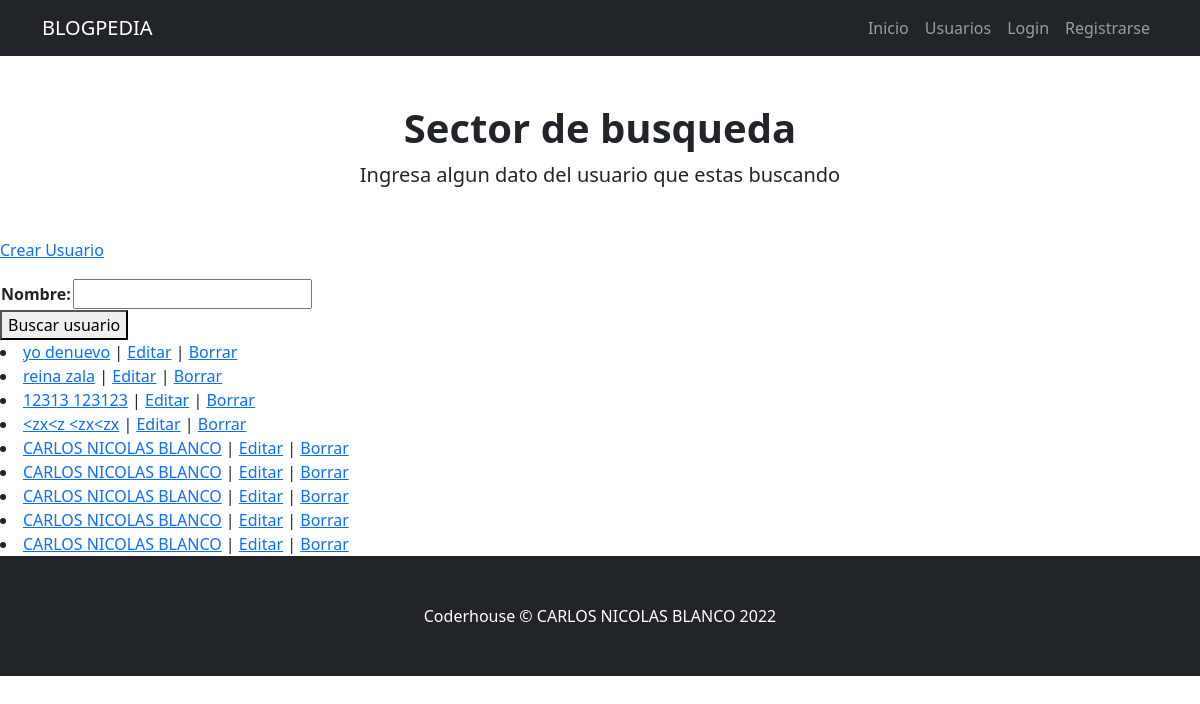
The page /usuarios/usuarios on the database as committed earlier.
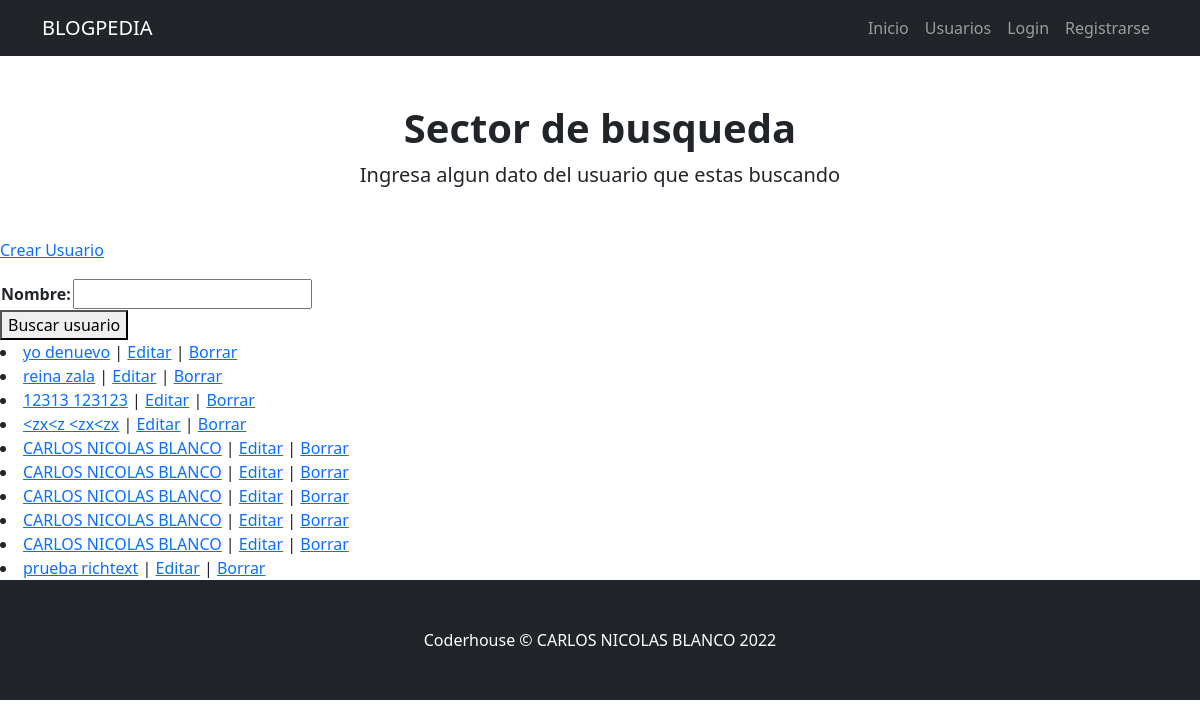
The same page on the database as committed later.
### usuarios/models.py (models this page shows)
class usuario(models.Model):
    nombre = models.CharField(max_length=30)
    apellido = models.CharField(max_length=30)
    mail = models.EmailField()
    material = RichTextField(blank= True, null=True)
    fecha_creacion = models.DateTimeField(default=timezone.now)
    def __str__(self):
        return f'{self.nombre} {self.apellido}'

### usuarios/views.py (the view)
# urls.py: path('usuarios',views.lista_usuario,name='usuarios'),
def lista_usuario(request):
    nombre_a_buscar = request.GET.get('nombre', None)
    if nombre_a_buscar is not None:
        usuarios = usuario.objects.filter(nombre__icontains= nombre_a_buscar)
    else:
        usuarios = usuario.objects.all()
    form = UsuariosBusqueda()
    return render(request,'usuarios/lista_usuario.html',{'form': form, 'usuarios' : usuarios})

### usuarios/forms.py
class UsuariosBusqueda(forms.Form):
    nombre= forms.CharField(max_length=30)

### usuarios/templates/usuarios/lista_usuario.html (shortened to what this page needs)
{% extends 'index/index.html' %}
{% block header_block %}
     <h1 class="fw-bolder">Sector de busqueda</h1>
     <p class="lead mb-0">Ingresa algun dato del usuario que estas buscando</p>
{% endblock header_block %}
{% block body_block %}
    <p>
        <a href={% url 'crear_usuario' %}>Crear Usuario</a>
    </p>
    <form action="" method="get">
        <table>
            {{form.as_table}}
        </table>
        <button>Buscar usuario</button>
    </form>
    {% for usuario in usuarios  %}
        <li>
            <a href= {% url 'detalle_usuario' usuario.id %}>{{usuario}}</a> |
            <a href= {% url 'editar_usuario' usuario.id %}>Editar</a> |
            <a href= {% url 'borrar_usuario' usuario.id %}>Borrar</a>
        </li>
    {% endfor %}
{% endblock body_block %}

Rows that differ between the two databases and show on the page:
added usuario: nombre+apellido "prueba richtext"
